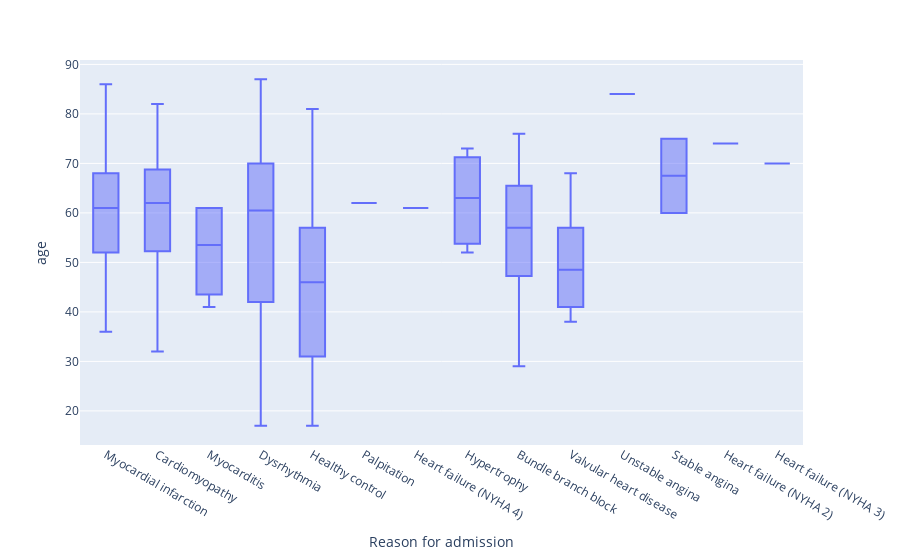

The notebook cell saved with this chart:
### Code cell
## Box plot to the distribuition of ages in each reason for admission
fig = px.box(df, x='Reason for admission', y='age')
fig.show()

### Figure 1 — Plotly figure (JSON) as saved in the notebook; plotly's stock layout.template omitted (floating-point values rounded to 4 significant figures; data arrays with more than 128 entries replaced by an {"elided": "..."} marker saying what was removed)
{"data": [{"alignmentgroup": "True", "hovertemplate": "Reason for admission=%{x}<br>age=%{y}<extra></extra>", "legendgroup": "", "marker": {"color": "#636efa"}, "name": "", "notched": false, "offsetgroup": "", "orientation": "v", "showlegend": false, "type": "box", "x": {"elided": "290 str values"}, "x0": " ", "xaxis": "x", "y": {"elided": "290 int values"}, "y0": " ", "yaxis": "y"}], "layout": {"boxmode": "group", "legend": {"tracegroupgap": 0}, "margin": {"t": 60}, "xaxis": {"anchor": "y", "domain": [0, 1], "title": {"text": "Reason for admission"}}, "yaxis": {"anchor": "x", "domain": [0, 1], "title": {"text": "age"}}}}
